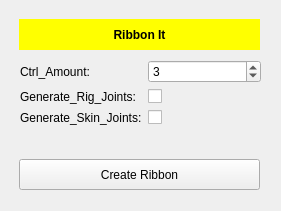
<?xml version="1.0" encoding="UTF-8"?>
<ui version="4.0">
 <class>Form</class>
 <widget class="QWidget" name="Form">
  <property name="geometry">
   <rect>
    <x>0</x>
    <y>0</y>
    <width>281</width>
    <height>211</height>
   </rect>
  </property>
  <property name="windowTitle">
   <string>Form</string>
  </property>
  <widget class="QWidget" name="formLayoutWidget">
   <property name="geometry">
    <rect>
     <x>20</x>
     <y>60</y>
     <width>241</width>
     <height>71</height>
    </rect>
   </property>
   <layout class="QFormLayout" name="formLayout">
    <item row="0" column="0">
     <widget class="QLabel" name="label">
      <property name="text">
       <string>Ctrl_Amount:</string>
      </property>
     </widget>
    </item>
    <item row="0" column="1">
     <widget class="QSpinBox" name="amount">
      <property name="value">
       <number>3</number>
      </property>
     </widget>
    </item>
    <item row="1" column="0">
     <widget class="QLabel" name="label_2">
      <property name="text">
       <string>Generate_Rig_Joints:</string>
      </property>
     </widget>
    </item>
    <item row="1" column="1">
     <widget class="QCheckBox" name="rig_jnts">
      <property name="text">
       <string/>
      </property>
     </widget>
    </item>
    <item row="2" column="0">
     <widget class="QLabel" name="label_3">
      <property name="text">
       <string>Generate_Skin_Joints:</string>
      </property>
     </widget>
    </item>
    <item row="2" column="1">
     <widget class="QCheckBox" name="skn_jnts">
      <property name="text">
       <string/>
      </property>
     </widget>
    </item>
   </layout>
  </widget>
  <widget class="QWidget" name="verticalLayoutWidget">
   <property name="geometry">
    <rect>
     <x>19</x>
     <y>19</y>
     <width>241</width>
     <height>31</height>
    </rect>
   </property>
   <layout class="QVBoxLayout" name="verticalLayout">
    <item>
     <widget class="QLabel" name="CreateRibbon">
      <property name="layoutDirection">
       <enum>Qt::LeftToRight</enum>
      </property>
      <property name="styleSheet">
       <string notr="true">background-color: yellow; color: black; font-weight: bold;</string>
      </property>
      <property name="text">
       <string>Ribbon It</string>
      </property>
      <property name="alignment">
       <set>Qt::AlignCenter</set>
      </property>
     </widget>
    </item>
   </layout>
  </widget>
  <widget class="QWidget" name="verticalLayoutWidget_2">
   <property name="geometry">
    <rect>
     <x>19</x>
     <y>159</y>
     <width>241</width>
     <height>31</height>
    </rect>
   </property>
   <layout class="QVBoxLayout" name="verticalLayout_2">
    <item>
     <widget class="QPushButton" name="create_ribbon">
      <property name="sizePolicy">
       <sizepolicy hsizetype="Minimum" vsizetype="Minimum">
        <horstretch>0</horstretch>
        <verstretch>0</verstretch>
       </sizepolicy>
      </property>
      <property name="text">
       <string>Create Ribbon</string>
      </property>
     </widget>
    </item>
   </layout>
  </widget>
 </widget>
 <resources/>
 <connections/>
</ui>
